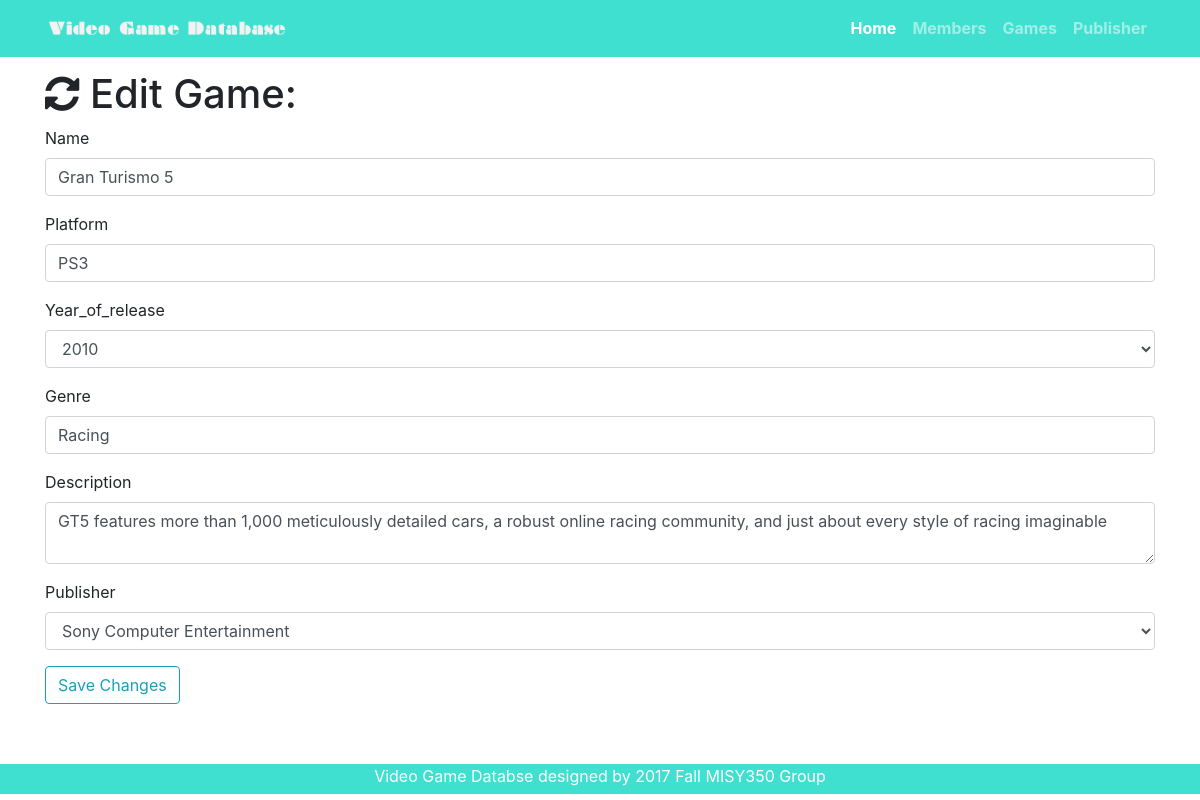
/game/edit/3, run on the app's committed database.
### videogame.py (models this page shows)
class Game(db.Model):
    __tablename__ = 'games'
    id = db.Column(db.Integer, primary_key=True)
    name = db.Column(db.String(64))
    platform = db.Column(db.String(64))
    year_of_release = db.Column(db.Integer)
    genre = db.Column(db.String(64))
    description = db.Column(db.Text)
    publisher_id = db.Column(db.Integer, db.ForeignKey('publishers.id'))

### videogame.py (the view, shortened to what this page needs)
@app.route('/game/edit/<int:id>', methods=['GET', 'POST'])
def edit_game(id):
    game = Game.query.filter_by(id=id).first()
    publishers = Publisher.query.all()
    if request.method == 'GET':
        return render_template('game-edit.html', game=game, publishers=publishers)

### templates/game-edit.html
{% extends "game-base.html"%} {% block title %}Edit Games{% endblock %} {% block page_content%}
<div class="container">
  <h1><i class="fa fa-refresh fa-spin" aria-hidden="true"></i> Edit Game:</h1>
  <form action="/game/edit/{{game.id}}" method="post">
    <div class="form-group">
      <label>Name</label>
      <input class="form-control" type="text" name="name" value="{{game.name}}" required="true">
    </div>
    <div class="form-group">
      <label>Platform</label>
      <input class="form-control" type="text" name="platform" value="{{game.platform}}" required="true">
    </div>
    <div class="form-group">
      <label>Year_of_release</label>
      <select class="form-control" name="year_of_release">
          {% for i in range(1950, 2020) %}
            {% if i == game.year_of_release %}
              <option selected="selected">{{i}}</option>
            {% else %}
              <option>{{i}}</option>
            {% endif %}
          {% endfor %}
        </select>
    </div>
    <div class="form-group">
      <label>Genre</label>
      <input class="form-control" type="text" name="genre" value="{{game.genre}}" required="true">
    </div>
    <div class="form-group">
      <label>Description</label>
      <textarea class="form-control" name="description" required="true">{{game.description}}</textarea>
    </div>
    <div class="form-group">
      <label>Publisher</label>
      <select class="form-control" name="publisher">
         {% for publisher in publishers %}
           {% if publisher == game.publisher %}
             <option selected="selected">{{publisher.name}}</option>
           {% else %}
             <option>{{publisher.name}}</option>
           {% endif %}
         {% endfor %}
       </select>
    </div>
    <button type="submit" class="btn btn-outline-info">Save Changes</button>
  </form>
</div>
{% endblock%}

### static/css/customstyle.css (style rules this page uses)
body { padding-top: 70px; }

### data on the page
Game: name "Gran Turismo 5", platform "PS3", year_of_release "2010", genre "Racing", description "GT5 features more than 1,000 meticulously detailed cars, a robust online racing community, and just about every style of racing imaginable"

### other printed values
form field publisher "Sony Computer Entertainment"
